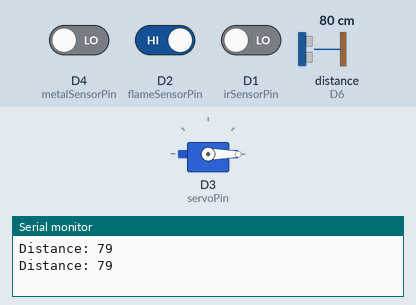
Recording of a sketch running on a simulated ESP8266 (NodeMCU). On the bench: servo, the last lines printed to the serial monitor. Wiring (inferred from the names in the program): ultrasonic range finder: trigger D5; echo D6. The inputs (shaded band) are chosen by the test bench; at power-on: D1 (irSensorPin) LOW, D4 (metalSensorPin) LOW, D2 (flameSensorPin) HIGH, distance to the obstacle (sensor on D6) 80 cm. The echo pulse lasts 58.3 µs per cm; WiFi joins after 1.5 s; servers stay silent unless stated.

Above: at 3.0 s.
3.1 s: D1 (irSensorPin) driven HIGH
At 4.7 s:
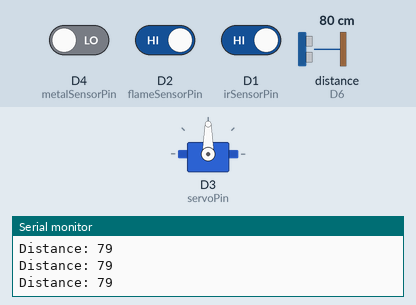
7.2 s: D1 (irSensorPin) driven LOW
At 9.9 s:
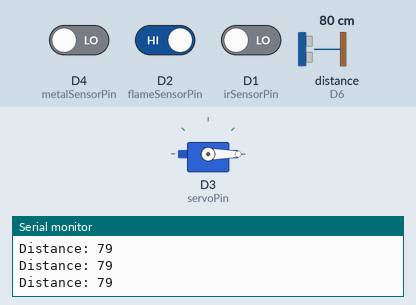
Timing chart, 0 to 11.4 s (numbered marks = the images above; inputs shaded):
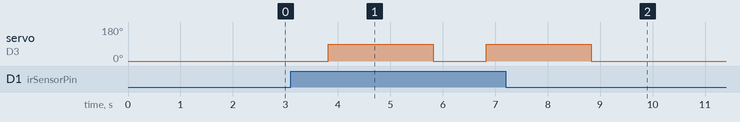

Measured:
- after the input at 3.1 s, servo on D3 (servoPin): 0° → 90° after 0.72 s, → 0° 2.0 s later, → 90° 1.0 s later
- after the input at 7.2 s, servo on D3 (servoPin): goes on until 8.8 s, then stays 0°

The sketch:

main_code.ino
```cpp
#include <Servo.h>
#include <ESP8266WiFi.h>
#include <BlynkSimpleEsp8266.h>

// Pin Definitions
#define trigPin D5
#define echoPin D6
#define irSensorPin D1
#define flameSensorPin D2
#define metalSensorPin D4
#define servoPin D3

Servo lidServo;

char auth[] = "Your_Blynk_Auth_Token";
char ssid[] = "YourWiFi";
char pass[] = "YourPassword";

void setup() {
  Serial.begin(9600);
  WiFi.begin(ssid, pass);
  Blynk.begin(auth, ssid, pass);

  pinMode(trigPin, OUTPUT);
  pinMode(echoPin, INPUT);
  pinMode(irSensorPin, INPUT);
  pinMode(flameSensorPin, INPUT);
  pinMode(metalSensorPin, INPUT);

  lidServo.attach(servoPin);
  lidServo.write(0);
}

void loop() {
  Blynk.run();

  long duration;
  int distance;

  digitalWrite(trigPin, LOW); delayMicroseconds(2);
  digitalWrite(trigPin, HIGH); delayMicroseconds(10);
  digitalWrite(trigPin, LOW);

  duration = pulseIn(echoPin, HIGH);
  distance = duration * 0.034 / 2;

  Serial.print("Distance: "); Serial.println(distance);
  if (distance < 10) {
    Blynk.logEvent("bin_full", "Dustbin is full!");
  }

  if (digitalRead(flameSensorPin) == LOW) {
    Blynk.logEvent("fire_alert", "🔥 Fire Detected!");
  }

  if (digitalRead(irSensorPin) == HIGH && digitalRead(metalSensorPin) == LOW) {
    lidServo.write(90);
    delay(2000);
    lidServo.write(0);
  }

  delay(1000);
}
```
